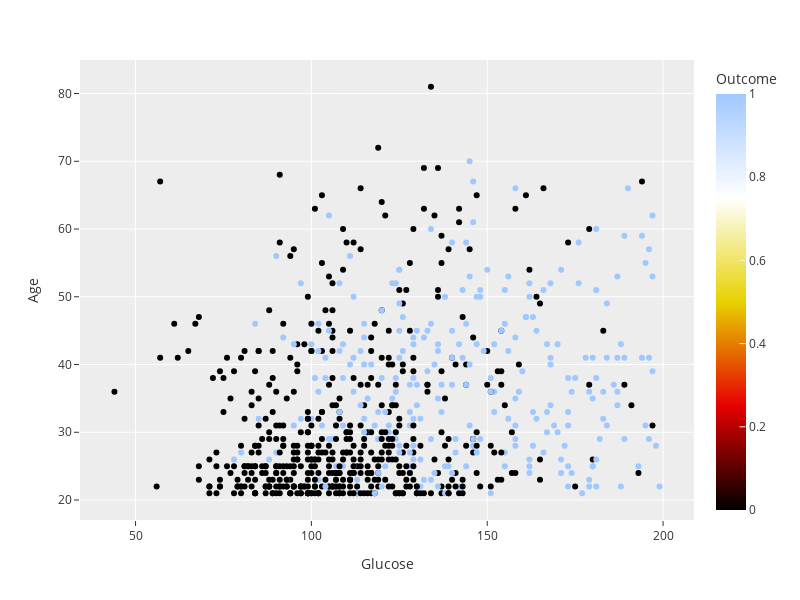

Notebook source saved alongside this figure:
### Code cell
plot_data(df,"Glucose","Age","Outcome")

### Figure 1 — Plotly figure (JSON) as saved in the notebook; plotly's stock layout.template omitted (floating-point values rounded to 4 significant figures; data arrays with more than 128 entries replaced by an {"elided": "..."} marker saying what was removed)
{"data": [{"hovertemplate": "Glucose=%{x}<br>Age=%{y}<br>Outcome=%{marker.color}<extra></extra>", "legendgroup": "", "marker": {"color": {"elided": "768 int values"}, "coloraxis": "coloraxis", "symbol": "circle"}, "mode": "markers", "name": "", "orientation": "v", "showlegend": false, "type": "scatter", "x": {"elided": "768 int values"}, "xaxis": "x", "y": {"elided": "768 int values"}, "yaxis": "y"}], "layout": {"coloraxis": {"colorbar": {"title": {"text": "Outcome"}}, "colorscale": [[0, "rgb(0, 0, 0)"], [0.25, "rgb(230,0,0)"], [0.5, "rgb(230,210,0)"], [0.75, "rgb(255,255,255)"], [1, "rgb(160,200,255)"]]}, "height": 600, "legend": {"tracegroupgap": 0}, "margin": {"t": 60}, "width": 800, "xaxis": {"anchor": "y", "autorange": true, "domain": [0, 1], "range": [34.2, 208.8], "title": {"text": "Glucose"}, "type": "linear"}, "yaxis": {"anchor": "x", "autorange": true, "domain": [0, 1], "range": [17.05, 84.95], "title": {"text": "Age"}, "type": "linear"}}}
